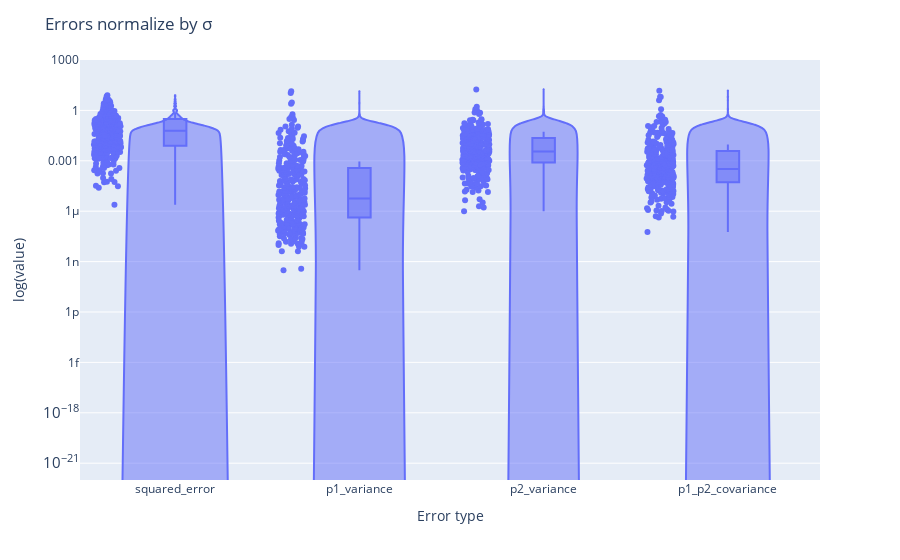

Notebook code cell kept with this figure:
### Code cell
# violin plots of the errors
for errors in ["p1_variance", "p2_variance", "p1_p2_covariance"]:
    kinetics_df[errors] = kinetics_df[errors].apply(lambda x: np.absolute(x))
fig = px.violin(kinetics_df, y=["squared_error", "p1_variance", "p2_variance", "p1_p2_covariance"], box=True, points="all", log_y=True)
fig.update_layout(title="Errors normalize by \u03C3", xaxis_title="Error type", yaxis_title="value", yaxis=dict(title="log(value)", range=(-22, 3)))
fig.show()

### Figure 1 — Plotly figure (JSON) as saved in the notebook; plotly's stock layout.template omitted (floating-point values rounded to 4 significant figures; data arrays with more than 128 entries replaced by an {"elided": "..."} marker saying what was removed)
{"data": [{"alignmentgroup": "True", "box": {"visible": true}, "hovertemplate": "variable=%{x}<br>value=%{y}<extra></extra>", "legendgroup": "", "marker": {"color": "#636efa"}, "name": "", "offsetgroup": "", "orientation": "v", "points": "all", "scalegroup": "True", "showlegend": false, "x": {"elided": "1252 str values"}, "x0": " ", "xaxis": "x", "y": {"elided": "1252 float values"}, "y0": " ", "yaxis": "y", "type": "violin"}], "layout": {"xaxis": {"anchor": "y", "domain": [0.0, 1.0], "title": {"text": "Error type"}}, "yaxis": {"anchor": "x", "domain": [0.0, 1.0], "title": {"text": "log(value)"}, "type": "log", "range": [-22, 3]}, "legend": {"tracegroupgap": 0}, "margin": {"t": 60}, "violinmode": "group", "title": {"text": "Errors normalize by σ"}}}
